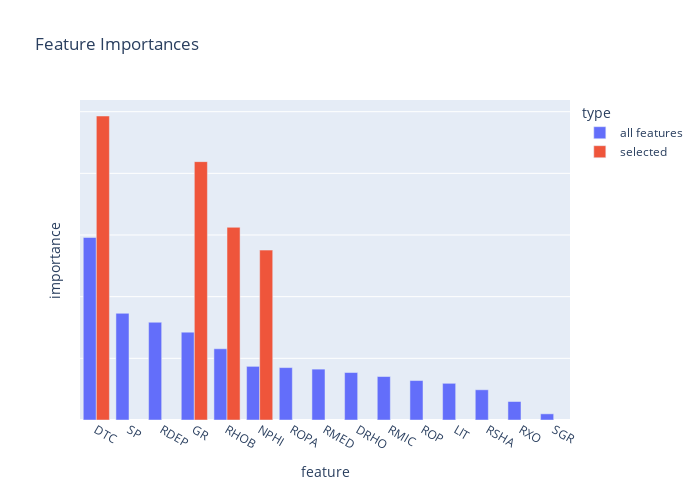

Notebook cell for this chart:
### Code cell
fig = px.bar(df_imp, x = 'feature', y = 'importance', color = 'type', barmode = 'group', width = 700, height = 500, title = 'Feature Importances')
fig.update_layout(yaxis = dict(showticklabels=  False))
fig.show()

### Figure 1 — Plotly figure (JSON) as saved in the notebook; plotly's stock layout.template omitted (floating-point values rounded to 4 significant figures)
{"data": [{"alignmentgroup": "True", "hovertemplate": "type=all features<br>feature=%{x}<br>importance=%{y}<extra></extra>", "legendgroup": "all features", "marker": {"color": "#636efa", "pattern": {"shape": ""}}, "name": "all features", "offsetgroup": "all features", "orientation": "v", "showlegend": true, "textposition": "auto", "type": "bar", "x": ["DTC", "SP", "RDEP", "GR", "RHOB", "NPHI", "ROPA", "RMED", "DRHO", "RMIC", "ROP", "LIT", "RSHA", "RXO", "SGR"], "xaxis": "x", "y": [592, 346, 317, 285, 231, 174, 170, 165, 154, 141, 128, 119, 98, 60, 20], "yaxis": "y"}, {"alignmentgroup": "True", "hovertemplate": "type=selected<br>feature=%{x}<br>importance=%{y}<extra></extra>", "legendgroup": "selected", "marker": {"color": "#EF553B", "pattern": {"shape": ""}}, "name": "selected", "offsetgroup": "selected", "orientation": "v", "showlegend": true, "textposition": "auto", "type": "bar", "x": ["GR", "NPHI", "DTC", "RHOB"], "xaxis": "x", "y": [838, 551, 986, 625], "yaxis": "y"}], "layout": {"barmode": "group", "height": 500, "legend": {"title": {"text": "type"}, "tracegroupgap": 0}, "title": {"text": "Feature Importances"}, "width": 700, "xaxis": {"anchor": "y", "domain": [0, 1], "title": {"text": "feature"}}, "yaxis": {"anchor": "x", "domain": [0, 1], "showticklabels": false, "title": {"text": "importance"}}}}
